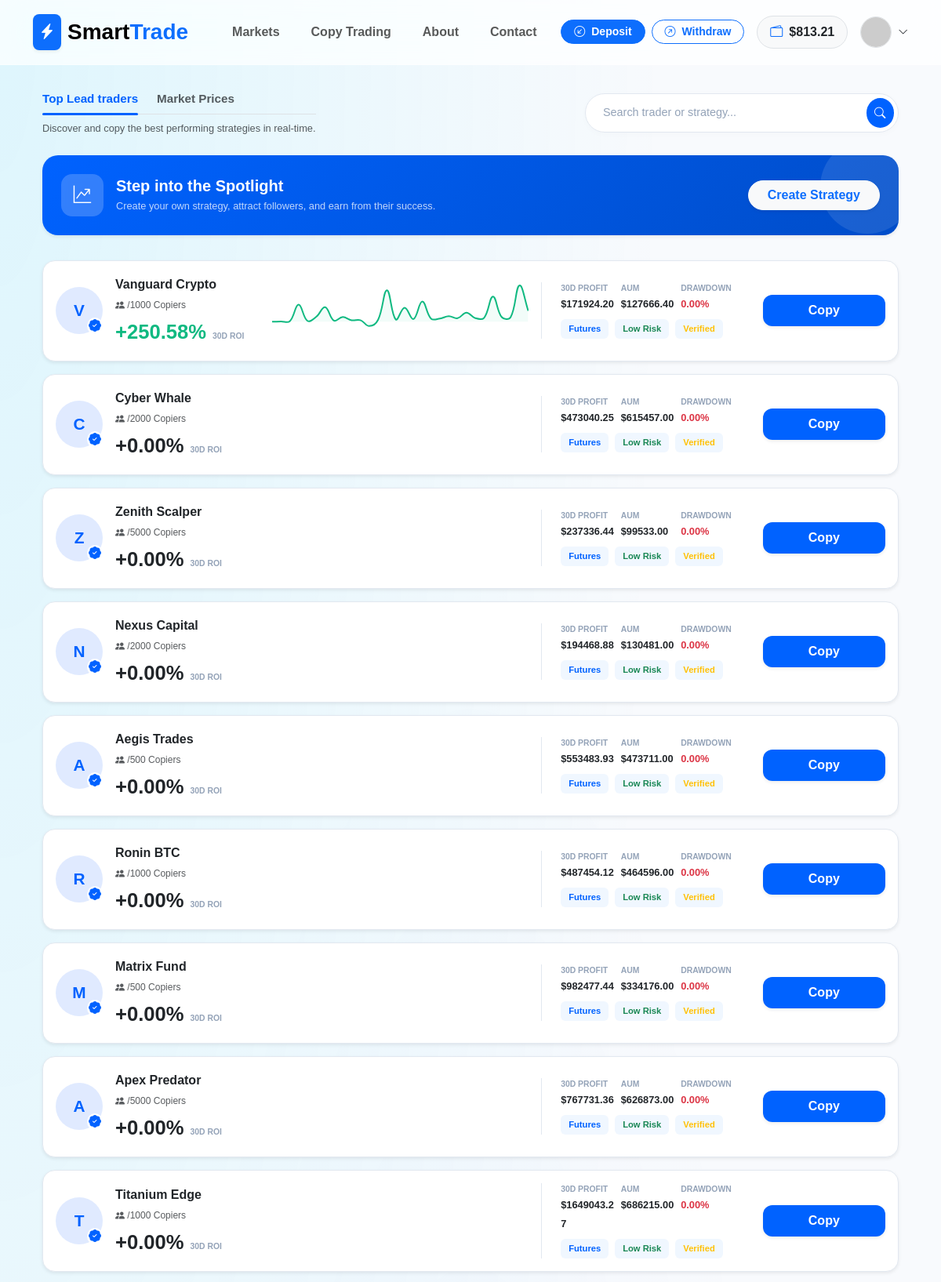
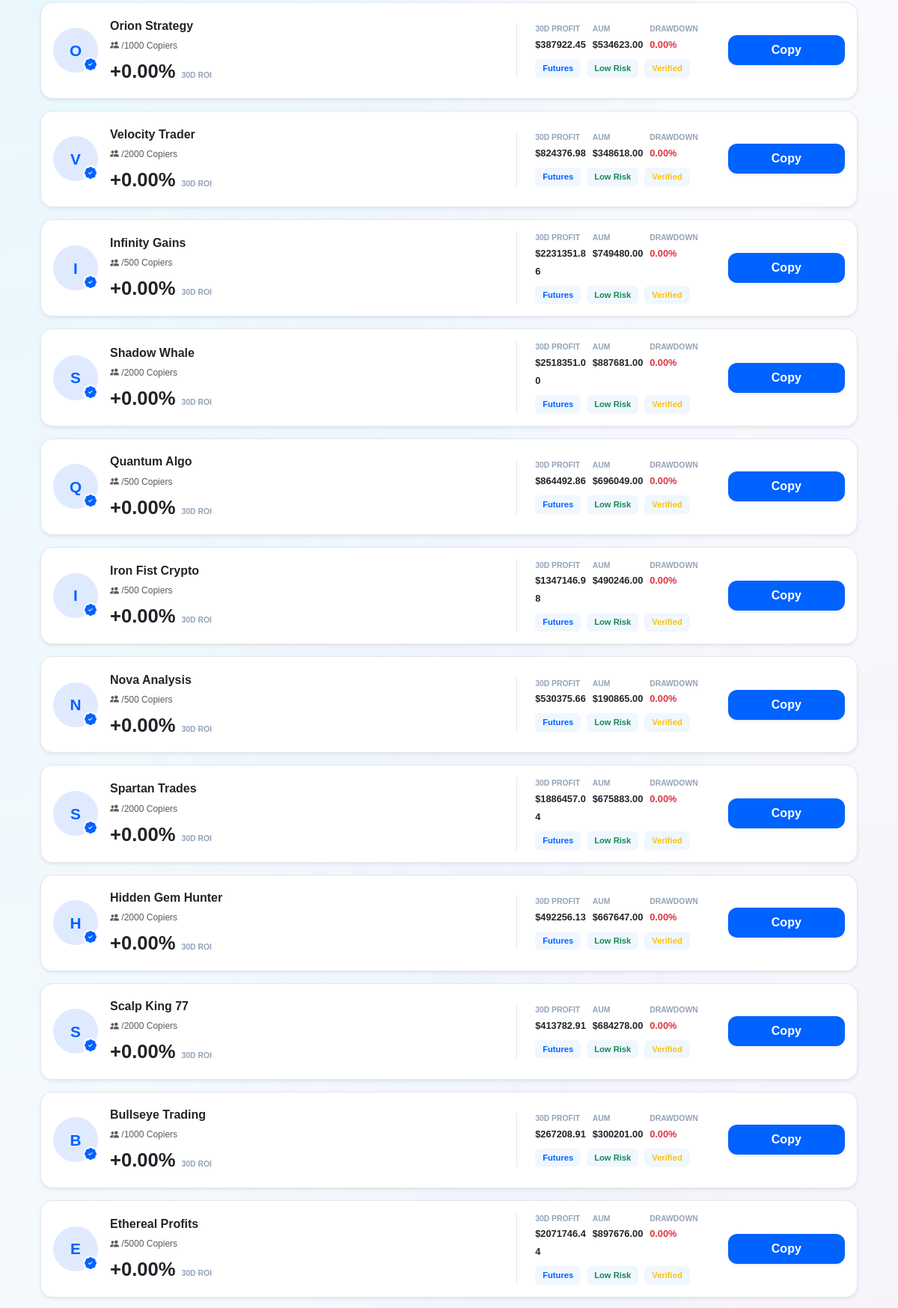
Screenshot of /trading/copy-trading/ (signed in, upper part) with the database file from the repository (2 pictures, top to bottom).
### apps/accounts/models.py (models this page shows, shortened)
class User(AbstractUser):
    email = models.EmailField(unique=True, verbose_name="Email Address")
    balance = models.DecimalField(
        max_digits=20,
        decimal_places=2,
        default=0.00,
        verbose_name="Total Balance (USDT)"
    )
    wallet_address = models.CharField(
        max_length=255,
        blank=True,
        null=True,
        verbose_name="User Wallet Address"
    )
    is_verified = models.BooleanField(default=True)
    referred_by = models.ForeignKey('self', on_delete=models.SET_NULL, null=True, blank=True)
    referral_code = models.CharField(max_length=10, unique=True, blank=True)
    USERNAME_FIELD = 'email'
    REQUIRED_FIELDS = ['username']
    class Meta:
        verbose_name = 'User'
        verbose_name_plural = 'Users'

### apps/trading/models.py (models this page shows, shortened)
class LeadTrader(models.Model):
    name = models.CharField(max_length=100)
    avatar = models.ImageField(upload_to='traders/', blank=True, null=True)
    roi_30d = models.DecimalField(max_digits=10, decimal_places=2, default=0.0)
    pnl_30d = models.DecimalField(max_digits=20, decimal_places=2, default=0.0)
    aum = models.DecimalField(max_digits=20, decimal_places=2, default=0.0)
    max_drawdown = models.DecimalField(max_digits=5, decimal_places=2, default=0.0)
    win_rate = models.IntegerField(default=85)
    risk_level = models.IntegerField(default=3)
    followers_count_manual = models.IntegerField(default=0, help_text="فالوورهای فیک برای جذابیت")
    capacity = models.IntegerField(default=100)
    chart_history_json = models.JSONField(default=list, help_text="تاریخچه سودها برای رسم نمودار")
    target_profit_growth = models.FloatField(default=0.0, help_text="عددی که طی ۷ روز به چارت اضافه می‌شود")
    win_rate = models.IntegerField(default=85, help_text="درصد پیروزی (عدد بین 0 تا 100)")
    max_drawdown = models.DecimalField(max_digits=5, decimal_places=2, default=0.0, help_text="حداکثر افت سرمایه")
    is_manual_mode = models.BooleanField(
        default=False,
        help_text="If checked, the chart will use Admin's points instead of Binance live data."
    )

### apps/trading/views.py (the view)
# urls.py: path('copy-trading/', views.copy_trading_dashboard, name='copy_list'),
def copy_trading_dashboard(request):
    query = request.GET.get('q')
    traders = LeadTrader.objects.filter(Q(name__icontains=query) | Q(aum__icontains=query)) if query else LeadTrader.objects.all()
    pairs = TradingPair.objects.filter(is_active=True)
    for pair in pairs:
        try:
            current_real_price = CryptoPriceService.fetch_real_time_price(pair.symbol, pair.real_price)
            if current_real_price > 0:
                pair.real_price = current_real_price
                pair.save()
        except: pass
    return render(request, 'trading/copy_trading.html', {'traders': traders, 'pairs': pairs, 'page_title': 'Copy Trading'})

### templates/trading/copy_trading.html (shortened to what this page needs)
{% extends "base.html" %}
{% block content %}
<div class="container py-4">
    <div class="d-flex flex-column flex-md-row justify-content-between align-items-md-center mb-4 gap-3">
        <div>
            <nav class="d-flex gap-4 border-bottom mb-2">
                <a href="#" class="nav-link-custom active">Top Lead traders</a>
                <a href="{% url 'trading:market_list' %}" class="nav-link-custom text-muted">Market Prices</a>
            </nav>
            <p class="text-muted small mb-0">Discover and copy the best performing strategies in real-time.</p>
        </div>
        <div class="search-wrapper">
            <form action="{% url 'trading:copy_list' %}" method="GET">
                <div class="search-input-group">
                    <input type="text" name="q" class="search-input"
                        placeholder="Search trader or strategy..."
                        value="{{ request.GET.q|default:'' }}">
                    <button type="submit" class="search-btn">
                        <i class="bi bi-search"></i>
                    </button>
                </div>
            </form>
        </div>
    </div>
    <div class="row g-3">
        <div class="col-12 mb-3">
            <div class="card create-strategy-card border-0 shadow-sm p-4" onclick="showLocationError()" style="cursor: pointer; background: linear-gradient(135deg, #0062ff 0%, #004dc9 100%); position: relative; overflow: hidden;">
                <div class="row align-items-center position-relative" style="z-index: 2;">
                    <div class="col-md-8 col-12 mb-3 mb-md-0">
                        <div class="d-flex align-items-center gap-3">
                            <div class="create-icon-box">
                                <i class="bi bi-graph-up-arrow text-white"></i>
                            </div>
                            <div>
                                <h5 class="fw-bold text-white mb-1">Step into the Spotlight</h5>
                                <p class="text-white opacity-75 small mb-0">Create your own strategy, attract followers, and earn from their success.</p>
                            </div>
                        </div>
                    </div>
                    <div class="col-md-4 col-12 text-md-end">
                        <button type="button" class="btn btn-light rounded-pill px-4 fw-bold text-primary shadow-sm">
                            Create Strategy
                        </button>
                    </div>
                </div>
            </div>
        </div>
        {% for trader in traders %}
        <div class="col-12">
            <div class="card trader-card-blue border-0 shadow-sm p-3 position-relative"
                 onclick="location.href='{% url 'trading:trader_detail' trader.id %}'"
                 style="cursor: pointer;">
                <div class="row align-items-center">
                    <div class="col-lg-3 col-md-5 col-12 mb-3 mb-md-0">
                        <div class="d-flex align-items-center gap-3">
                            <div class="avatar-box position-relative">
                                {% if trader.avatar %}
                                    <img src="{{ trader.avatar.url }}" class="rounded-circle border" width="60" height="60" style="object-fit: cover;">
                                {% else %}
                                    <div class="avatar-placeholder-blue">{{ trader.name|first|upper }}</div>
                                {% endif %}
                                <div class="v-badge"><i class="bi bi-patch-check-fill"></i></div>
                            </div>
                            <div>
                                <h6 class="fw-bold text-dark mb-1">{{ trader.name }}</h6>
                                <span class="text-muted tiny-text"><i class="bi bi-people-fill"></i> {{ trader.copiers_count }}/{{ trader.capacity }} Copiers</span>
                                <div class="mt-2 d-flex align-items-baseline gap-2">
                                    <h4 id="roi-{{ forloop.counter }}" class="roi-blue mb-0">...</h4>
                                    <small class="text-muted x-small-label">30D ROI</small>
                                </div>
                            </div>
                        </div>
                    </div>
                    <div class="col-lg-4 col-12 mb-3 mb-md-0 px-md-3">
                        <div class="chart-clean-wrapper">
                            {% if trader.is_manual_mode %}
                                <canvas id="miniChart{{ trader.id }}" style="width:100%; height:80px;"></canvas>
                                <script>
                                    document.addEventListener('DOMContentLoaded', function() {
                                        new Chart(document.getElementById('miniChart{{ trader.id }}'), {
                                            type: 'line',
                                            data: {
                                                labels: {{ trader.chart_history_json|safe|default:"[0]" }}.map((_,i)=>i),
                                                datasets: [{
                                                    data: {{ trader.chart_history_json|safe|default:"[0]" }},
                                                    borderColor: '#10b981',
                                                    borderWidth: 2,
                                                    fill: true,
                                                    backgroundColor: 'rgba(16, 185, 129, 0.05)',
                                                    pointRadius: 0,
                                                    tension: 0.4
                                                }]
                                            },
                                            options: {
                                                maintainAspectRatio: false,
                                                plugins: { legend: {display: false} },
                                                scales: { x:{display:false}, y:{display:false} }
                                            }
                                        });
                                    });
                                </script>
                            {% else %}
                                <div class="tradingview-widget-container">
                                    <script type="text/javascript" src="https://s3.tradingview.com/external-embedding/embed-widget-mini-symbol-overview.js" async>
                                    {
                                    "symbol": "{% if forloop.counter|divisibleby:5 %}BINANCE:ADAUSDT{% elif forloop.counter|divisibleby:4 %}BINANCE:BNBUSDT{% elif forloop.counter|divisibleby:3 %}SOLUSDT{% elif forloop.counter|divisibleby:2 %}ETHUSDT{% else %}BINANCE:BTCUSDT{% endif %}",
                                    "width": "100%", "height": "100%", "locale": "en", "dateRange": "30D",
                                    "colorTheme": "light", "isTransparent": true, "autosize": true, "chartOnly": true, "noTimeScale": true
                                    }
                                    </script>
                                </div>
                                <div class="chart-touch-shield"></div>
                            {% endif %}
                        </div>
                    </div>
                    <div class="col-lg-3 col-md-4 col-12 border-start-md px-md-4 border-start-custom">
                        <div class="row g-2">
                            <div class="col-4">
                                <label class="text-muted d-block x-small-label">30D Profit</label>
                                <span class="fw-bold text-dark small">${{ trader.pnl_30d }}</span>
                            </div>
                            <div class="col-4">
                                <label class="text-muted d-block x-small-label">AUM</label>
                                <span class="fw-bold text-dark small">${{ trader.aum }}</span>
                            </div>
                            <div class="col-4">
                                <label class="text-muted d-block x-small-label">Drawdown</label>
                                <span class="fw-bold text-danger small">{{ trader.max_drawdown }}%</span>
                            </div>
                            <div class="col-12 mt-2">
                                <div class="d-flex gap-2">
                                    <span class="badge-blue-soft">Futures</span>
                                    <span class="badge-blue-soft text-success">Low Risk</span>
                                    <span class="badge-blue-soft text-warning">Verified</span>
                                </div>
                            </div>
                        </div>
                    </div>
                    <div class="col-lg-2 col-md-3 col-12 text-end mt-3 mt-md-0">
                        <button type="button"
                                class="btn btn-copy-blue shadow-sm w-100 py-2"
                                onclick="event.stopPropagation(); document.getElementById('simpleForm{{ trader.id }}').style.display='block';">
                            Copy
                        </button>
                    </div>
                </div>
            </div>
        </div>
        {% empty %}
        <div class="col-12 text-center py-5"><p class="text-muted">No traders found.</p></div>
        {% endfor %}
    </div>
</div>
{% endblock %}

### templates/base.html (shortened to what this page needs)
<!DOCTYPE html>
<html lang="en">
<head>
    <link href="https://cdn.jsdelivr.net/npm/bootstrap@5.3.0/dist/css/bootstrap.min.css" rel="stylesheet">
    <link rel="stylesheet" href="https://cdn.jsdelivr.net/npm/bootstrap-icons@1.11.0/font/bootstrap-icons.css">
    <link href="https://cdn.jsdelivr.net/gh/rastikerdar/vazirmatn@v33.003/Vazirmatn-font-face.css" rel="stylesheet">
    <link rel="stylesheet" href="https://cdnjs.cloudflare.com/ajax/libs/animate.css/4.1.1/animate.min.css"/>
</head>
<body>
<nav class="navbar navbar-expand-lg sticky-top d-none d-lg-block">
    <div class="container">
        <a class="navbar-brand d-flex align-items-center" href="{% url 'home' %}">
            <div class="bg-primary p-2 rounded-3 me-2 shadow-sm">
                <i class="bi bi-lightning-charge-fill text-white"></i>
            </div>
            <span class="fw-bolder fs-3">Smart<span class="text-primary">Trade</span></span>
        </a>
        <div class="collapse navbar-collapse">
            <ul class="navbar-nav ms-4 gap-2">
                <li class="nav-item"><a class="nav-link fw-bold px-3" href="{% url 'trading:market_list' %}">Markets</a></li>
                <li class="nav-item"><a class="nav-link fw-bold px-3" href="{% url 'trading:copy_list' %}">Copy Trading</a></li>
                <li class="nav-item"><a class="nav-link fw-bold px-3" href="{% url 'accounts:about_us' %}">About</a></li>
                <li class="nav-item"><a class="nav-link fw-bold px-3" href="{% url 'accounts:contact_us' %}">Contact</a></li>
            </ul>
            <div class="ms-auto d-flex align-items-center gap-3">
                {% if user.is_authenticated %}
                    <div class="d-none d-xl-flex gap-2">
                        <a href="{% url 'transactions:deposit' %}" class="btn btn-sm btn-primary rounded-pill px-3 fw-bold">
                            <i class="bi bi-arrow-down-left-circle me-1"></i> Deposit
                        </a>
                        <a href="{% url 'transactions:withdraw' %}" class="btn btn-sm btn-outline-primary rounded-pill px-3 fw-bold">
                            <i class="bi bi-arrow-up-right-circle me-1"></i> Withdraw
                        </a>
                    </div>
                    <div class="bg-light px-3 py-2 rounded-pill fw-bold border d-flex align-items-center">
                        <i class="bi bi-wallet2 text-primary me-2"></i>
                        <span class="text-dark">${{ user.balance|floatformat:2 }}</span>
                    </div>
                    <div class="dropdown">
                        <div class="d-flex align-items-center gap-2" data-bs-toggle="dropdown" style="cursor:pointer">
                            <img src="https://ui-avatars.com/api/?name={{ user.username }}&background=0052FF&color=fff&bold=true" class="rounded-circle border" width="40" height="40">
                            <i class="bi bi-chevron-down small"></i>
                        </div>
                    </div>
                {% else %}
                    <a href="{% url 'accounts:login' %}" class="btn fw-bold px-4">Login</a>
                    <a href="{% url 'accounts:register' %}" class="btn btn-primary rounded-pill px-4 fw-bold shadow-sm">Join Now</a>
                {% endif %}
            </div>
        </div>
    </div>
</nav>
<div class="container mt-2 animate__animated animate__fadeIn">
    <div class="position-fixed top-0 end-0 p-3" style="z-index: 2000; margin-top: 80px;">
    </div>
    {% block content %}{% endblock %}
</div>
</body>
</html>

### rows the page displays
User: balance "813.21"
LeadTrader: name|first "V", name "Vanguard Crypto", capacity "1000", pnl_30d "171924.20", aum "127666.40", max_drawdown "0.00"
LeadTrader: name|first "C", name "Cyber Whale", capacity "2000", pnl_30d "473040.25", aum "615457.00", max_drawdown "0.00"
LeadTrader: name|first "Z", name "Zenith Scalper", capacity "5000", pnl_30d "237336.44", aum "99533.00", max_drawdown "0.00"
LeadTrader: name|first "N", name "Nexus Capital", capacity "2000", pnl_30d "194468.88", aum "130481.00", max_drawdown "0.00"
LeadTrader: name|first "A", name "Aegis Trades", capacity "500", pnl_30d "553483.93", aum "473711.00", max_drawdown "0.00"
LeadTrader: name|first "R", name "Ronin BTC", capacity "1000", pnl_30d "487454.12", aum "464596.00", max_drawdown "0.00"
LeadTrader: name|first "M", name "Matrix Fund", capacity "500", pnl_30d "982477.44", aum "334176.00", max_drawdown "0.00"
LeadTrader: name|first "A", name "Apex Predator", capacity "5000", pnl_30d "767731.36", aum "626873.00", max_drawdown "0.00"
LeadTrader: name|first "T", name "Titanium Edge", capacity "1000", pnl_30d "1649043.27", aum "686215.00", max_drawdown "0.00"
LeadTrader: name|first "O", name "Orion Strategy", capacity "1000", pnl_30d "387922.45", aum "534623.00", max_drawdown "0.00"
LeadTrader: name|first "V", name "Velocity Trader", capacity "2000", pnl_30d "824376.98", aum "348618.00", max_drawdown "0.00"
LeadTrader: name|first "I", name "Infinity Gains", capacity "500", pnl_30d "2231351.86", aum "749480.00", max_drawdown "0.00"
LeadTrader: name|first "S", name "Shadow Whale", capacity "2000", pnl_30d "2518351.00", aum "887681.00", max_drawdown "0.00"
LeadTrader: name|first "Q", name "Quantum Algo", capacity "500", pnl_30d "864492.86", aum "696049.00", max_drawdown "0.00"
LeadTrader: name|first "I", name "Iron Fist Crypto", capacity "500", pnl_30d "1347146.98", aum "490246.00", max_drawdown "0.00"
LeadTrader: name|first "N", name "Nova Analysis", capacity "500", pnl_30d "530375.66", aum "190865.00", max_drawdown "0.00"
LeadTrader: name|first "S", name "Spartan Trades", capacity "2000", pnl_30d "1886457.04", aum "675883.00", max_drawdown "0.00"
LeadTrader: name|first "H", name "Hidden Gem Hunter", capacity "2000", pnl_30d "492256.13", aum "667647.00", max_drawdown "0.00"
LeadTrader: name|first "S", name "Scalp King 77", capacity "2000", pnl_30d "413782.91", aum "684278.00", max_drawdown "0.00"
LeadTrader: name|first "B", name "Bullseye Trading", capacity "1000", pnl_30d "267208.91", aum "300201.00", max_drawdown "0.00"
LeadTrader: name|first "E", name "Ethereal Profits", capacity "5000", pnl_30d "2071746.44", aum "897676.00", max_drawdown "0.00"
